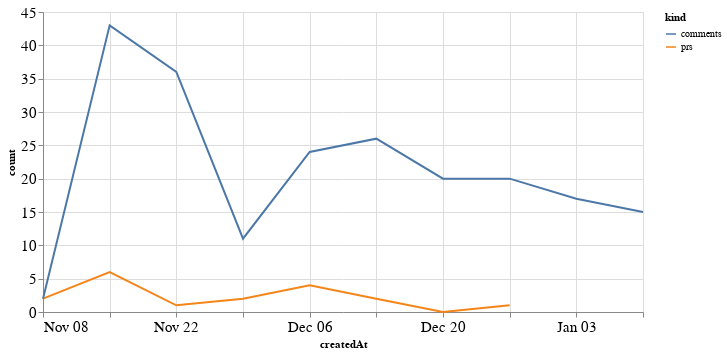

Notebook source saved alongside this figure:
### Code cell
alt.Chart(total_time, width=600).mark_line().encode(
    x='createdAt',
    y='count',
    color='kind'
)

### Figure 1 — Vega-Lite specification as saved in the notebook (floating-point values rounded to 4 significant figures)
{"config": {"axisLeft": {"labelFontSize": 15}, "axisBottom": {"labelFontSize": 15}}, "data": {"name": "data-74136fdc517727867fcf3df684bf509e"}, "mark": "line", "encoding": {"color": {"type": "nominal", "field": "kind"}, "x": {"type": "temporal", "field": "createdAt"}, "y": {"type": "quantitative", "field": "count"}}, "width": 600, "$schema": "https://vega.github.io/schema/vega-lite/v4.8.1.json", "datasets": {"data-74136fdc517727867fcf3df684bf509e": [{"createdAt": "2020-11-08T00:00:00", "kind": "prs", "count": 2.0}, {"createdAt": "2020-11-15T00:00:00", "kind": "prs", "count": 6.0}, {"createdAt": "2020-11-22T00:00:00", "kind": "prs", "count": 1.0}, {"createdAt": "2020-11-29T00:00:00", "kind": "prs", "count": 2.0}, {"createdAt": "2020-12-06T00:00:00", "kind": "prs", "count": 4.0}, {"createdAt": "2020-12-13T00:00:00", "kind": "prs", "count": 2.0}, {"createdAt": "2020-12-20T00:00:00", "kind": "prs", "count": 0.0}, {"createdAt": "2020-12-27T00:00:00", "kind": "prs", "count": 1.0}, {"createdAt": "2021-01-03T00:00:00", "kind": "prs", "count": null}, {"createdAt": "2021-01-10T00:00:00", "kind": "prs", "count": null}, {"createdAt": "2020-11-08T00:00:00", "kind": "comments", "count": 2.0}, {"createdAt": "2020-11-15T00:00:00", "kind": "comments", "count": 43.0}, {"createdAt": "2020-11-22T00:00:00", "kind": "comments", "count": 36.0}, {"createdAt": "2020-11-29T00:00:00", "kind": "comments", "count": 11.0}, {"createdAt": "2020-12-06T00:00:00", "kind": "comments", "count": 24.0}, {"createdAt": "2020-12-13T00:00:00", "kind": "comments", "count": 26.0}, {"createdAt": "2020-12-20T00:00:00", "kind": "comments", "count": 20.0}, {"createdAt": "2020-12-27T00:00:00", "kind": "comments", "count": 20.0}, {"createdAt": "2021-01-03T00:00:00", "kind": "comments", "count": 17.0}, {"createdAt": "2021-01-10T00:00:00", "kind": "comments", "count": 15.0}]}}
